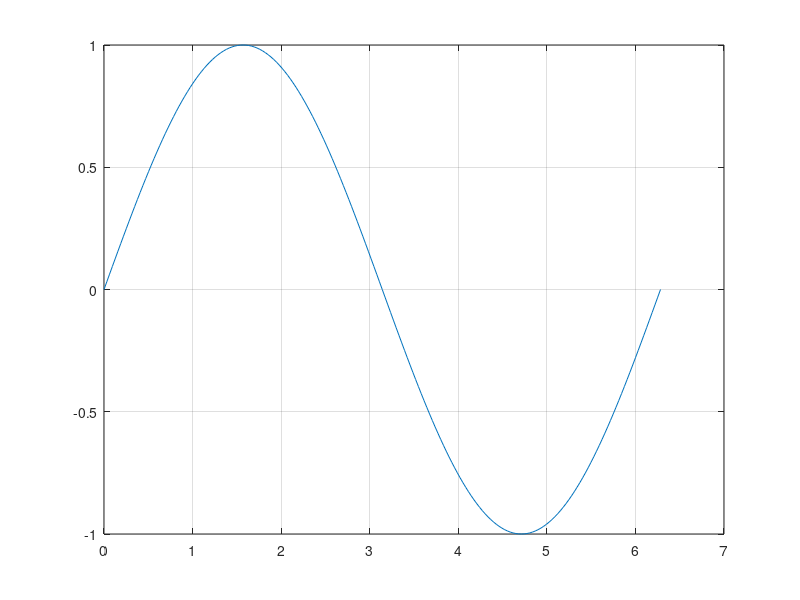
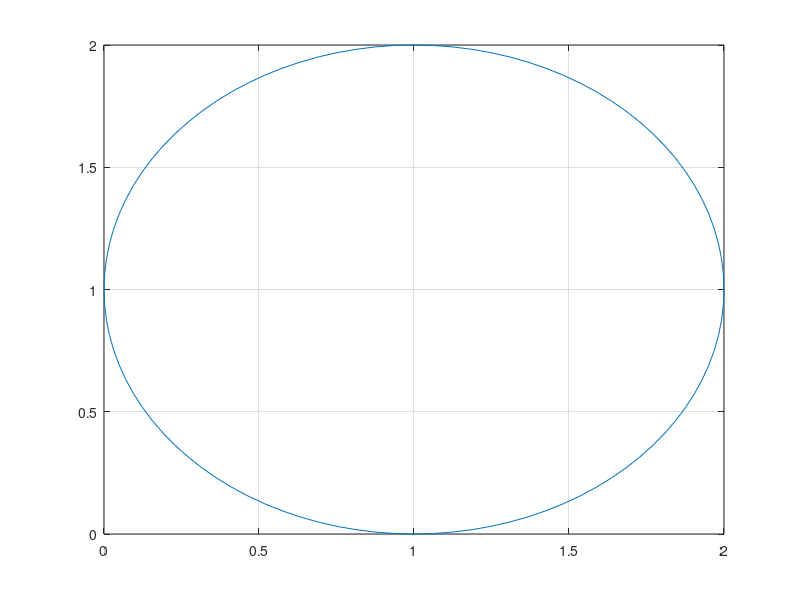

MATLAB code to generate these figures, in order:
%% What is a Function?
% *Back to *<http://fanwangecon.github.io *Fan*>*'s *<https://fanwangecon.github.io/Math4Econ/ 
% *Intro Math for Economist Table of Content*>
% 
% *function/mapping*: a mapping (also called a function) is a rule that assigns 
% to every element x of a set X a single element of a set Y. It is written as: 
% 
% $$f:X\rightarrow Y$$ 
% 
% where the arrow indicates mapping, and the letter $f$ symbolically specifies 
% a rule of mapping. When we write:
% 
% $$y=f(x)$$
% 
% we are mapping from argument $x$ in domain $X$ to value $y$ in co-domain Y.
% 
% _*Definitions:*_
%% 
% * *domain*: big $X$ is the domain of $f$
% * *argument*: little $x$ is an element in big $X$, an argument of the function 
% $f$.
% * *co-domain*: big $Y$ is the co-domain of $f$.
% * *image/value*: when $y =f(x)$, we refer to $y$ as the image or value of 
% $x$ under $f$.
% * *range*: $f(X) = \{ y \in Y : y = f(x) \text{ for some } x \in X  \}$
%% 
% In some textbooks, $x$ is called independent or exogenous variables, and $y$ 
% is called dependent or endogenous variables. We will avoid using those words 
% to avoid confusion.
% 
% _*This is a function*_:

figure();
x = 0:pi/100:2*pi;
y = sin(x);
plot(x,y);
grid on;
%% 
% _*This is NOT a function*_:

figure();
x = 1; y=1; r=1;
th = 0:pi/50:2*pi;
xunit = r * cos(th) + x;
yunit = r * sin(th) + y;
h = plot(xunit, yunit);
grid on;
%% 
%